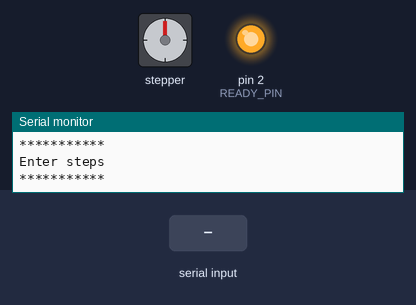
Bench run of a sketch on a simulated Arduino Uno, built with avr-gcc and run on an emulated ATmega328P. On the bench: stepper motor, output pins drawn as LEDs (lit = HIGH), the last lines printed to the serial monitor. The inputs (shaded band) are chosen by the test bench. Stepper angles assume 200 steps per turn.

Above: at 1.2 s.
1.3 s: "90,45\n" received over Serial
At 3.46 s:
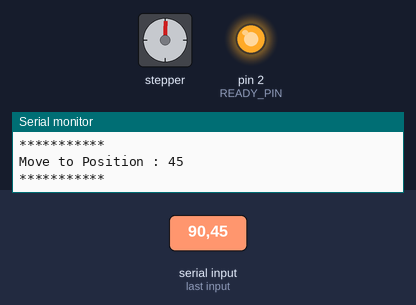
At 4.2 s:
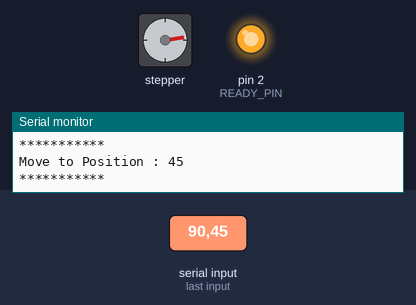
4.3 s: "30,150\n" received over Serial
At 6.76 s:
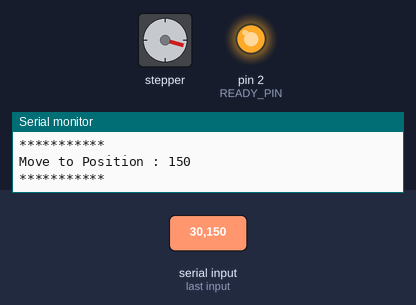
7.3 s: "1\n" received over Serial
At 8.6 s:
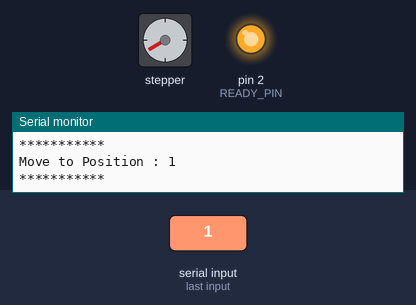
10.3 s: "200\n" received over Serial
13.3 s: "5\n" received over Serial
16.3 s: "90\n" received over Serial
Timing chart, 0 to 20.3 s (numbered marks = the images above; inputs shaded):
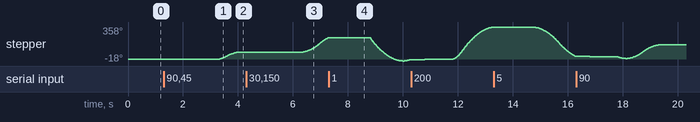

The sketch:

steppertest3.ino
```cpp
#include <AccelStepper.h>

const int DIR = 4;
const int STEP = 15;
const int maxSpeed = 150000;
const int minSpeed = 200;

#define motorInterfaceType 1
AccelStepper motor(motorInterfaceType, STEP, DIR);


int incomingByte = 0;  // for incoming serial data
const int READY_PIN = 2;

void setup() {
  Serial.begin(115200);  // opens serial port, sets data rate to 9600 bps
  pinMode(READY_PIN, OUTPUT);
  delay(5);
  motor.setMaxSpeed(maxSpeed);
  motor.setAcceleration(minSpeed);
  motor.setCurrentPosition(-1);
  digitalWrite(READY_PIN, HIGH);

  Serial.println("***********");
  Serial.println("Enter steps");
  Serial.println("***********");
}

void loop() {
  // reply only when you receive data:
  if (Serial.available() > 0) {
    // read the incoming byte:
    incomingByte = Serial.parseInt();
    if (incomingByte == 1) {
      motor.setAcceleration(maxSpeed);
    } else {
      motor.setAcceleration(minSpeed);
    }

    if (incomingByte > 0) {

      Serial.println("***********");

      printShit("I received: ", incomingByte);
      printShit("Current Position : ", motor.currentPosition());

      delay(500);
      motor.moveTo(incomingByte);
      printShit("Move to Position : ", incomingByte);


    } else if (incomingByte == -1) {
      printShit("Current Position : ", motor.currentPosition());
    }
  }


  motor.run();
}

void printShit(String msg, int pos) {
  Serial.println("");
  Serial.print(msg);
  Serial.println(pos);
  Serial.println("***********");
}
```
